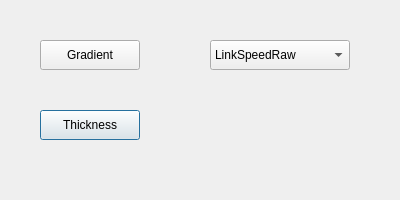
<?xml version="1.0" encoding="UTF-8"?>
<ui version="4.0">
 <class>Dialog</class>
 <widget class="QDialog" name="Dialog">
  <property name="geometry">
   <rect>
    <x>0</x>
    <y>0</y>
    <width>400</width>
    <height>200</height>
   </rect>
  </property>
  <property name="windowTitle">
   <string>Dialog</string>
  </property>
  <widget class="QComboBox" name="comboBox">
   <property name="geometry">
    <rect>
     <x>210</x>
     <y>40</y>
     <width>140</width>
     <height>30</height>
    </rect>
   </property>
   <item>
    <property name="text">
     <string>LinkSpeedRaw</string>
    </property>
   </item>
   <item>
    <property name="text">
     <string>delay</string>
    </property>
   </item>
   <item>
    <property name="text">
     <string>weight</string>
    </property>
   </item>
   <item>
    <property name="text">
     <string/>
    </property>
   </item>
  </widget>
  <widget class="QPushButton" name="drawthickness_button">
   <property name="geometry">
    <rect>
     <x>40</x>
     <y>110</y>
     <width>100</width>
     <height>30</height>
    </rect>
   </property>
   <property name="text">
    <string>Thickness</string>
   </property>
  </widget>
  <widget class="QPushButton" name="drawgradient_button">
   <property name="geometry">
    <rect>
     <x>40</x>
     <y>40</y>
     <width>100</width>
     <height>30</height>
    </rect>
   </property>
   <property name="text">
    <string>Gradient</string>
   </property>
  </widget>
 </widget>
 <resources/>
 <connections/>
</ui>
